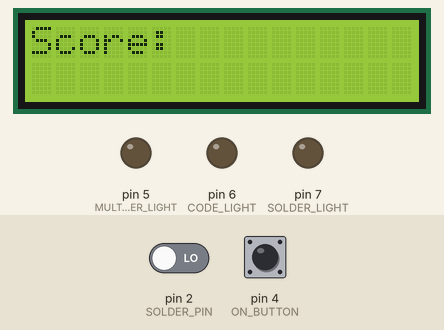
The sketch below on a simulated Arduino Uno, built with avr-gcc and run on an emulated ATmega328P. Parts: 16×2 character LCD, output pins drawn as LEDs (lit = HIGH). The test bench sets the inputs (shaded band); at power-on: pin 4 (ON_BUTTON) LOW, pin 2 (SOLDER_PIN) LOW. Random numbers use the default seed unless the sketch sets one; the audio player accepts every command and is not drawn; what the sketch prints to the serial monitor is not drawn.

Above: at 3.7 s.
3.8 s: pin 4 (ON_BUTTON) pulled HIGH for 0.15 s
At 4.1 s:
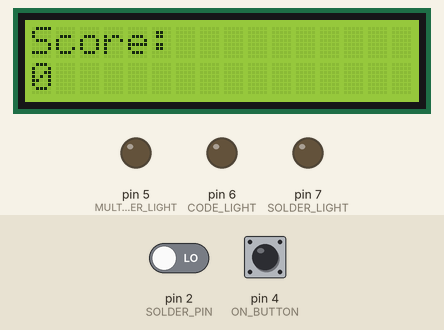
6.9 s: pin 2 (SOLDER_PIN) driven HIGH
Timing chart, 0 to 9.9 s (numbered marks = the images above; inputs shaded):
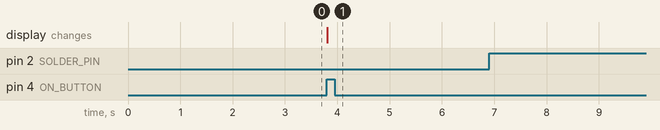

Measured:
- after the input at 3.8 s, the display: changes at once (image 1)
- after the input at 6.9 s, every drawn part: stays the same

The sketch:

Device_Code.ino
```cpp
#include <stdio.h>
#include <stdlib.h>
#include <Wire.h>
#include <LiquidCrystal_I2C.h>
#include <SoftwareSerial.h>
#include <DFRobotDFPlayerMini.h>

typedef enum {
    SOLDER_IT,
    CODE_IT,
    MULTIMETER_IT
} COMMAND;

//16x2 display, I2C address
LiquidCrystal_I2C lcd(0x27,16,2);

//Set up SD mp3 player
SoftwareSerial mySoftwareSerial(10, 11); //RX TX
DFRobotDFPlayerMini myDFPlayer;

//Define the pins
#define SOLDER_PIN 2
#define CODE_PIN 3
#define MULTIMETER_PIN A0
#define ON_BUTTON 4
#define SOLDER_LIGHT 7
#define CODE_LIGHT 6
#define MULTIMETER_LIGHT 5

//Create the global variables
int score, time, playing;
int starttime, endtime;
int timeLimit;
bool gameOver, correctChoice;
COMMAND currentTask;

void setup() {
  //Connect to the serial monitor
  Serial.begin(115200);
  Serial.println("Startup");

  // set up LCD
  lcd.begin(16, 2);
  lcd.backlight();
  lcd.print("Score: ");
  delay(2000);

  //Connect to the DFPlayer
  mySoftwareSerial.begin(9600);

  //Start the MP3 player
  Serial.println("Initializing DFPlayer ... (May take 3~5 seconds)");
  while (!myDFPlayer.begin(mySoftwareSerial)) {  //Use softwareSerial to communicate with mp3.
    Serial.println(F("Unable to begin:"));
    Serial.println(F("1.Please recheck the connection!"));
    Serial.println(F("2.Please insert the SD card!"));
    delay(100);
  }
  Serial.println("DFPlayer Mini online.");

  //Set the DFPlayer Volume (range is 0 to 30)
  myDFPlayer.volume(15);

  //Create a seed for the random number using a measurement from analog pin 1 which is floating (so will just have noise on it)
  randomSeed(analogRead(A1));

  //Set the global variables
  playing = false;
  gameOver = false;

  //Set the pins as inputs
  pinMode(SOLDER_PIN, INPUT);
  pinMode(CODE_PIN, INPUT);
  pinMode(MULTIMETER_PIN, INPUT);

  //Set the light pins as outputs
  pinMode(SOLDER_LIGHT, OUTPUT);
  pinMode(CODE_LIGHT,  OUTPUT);
  pinMode(MULTIMETER_LIGHT, OUTPUT);

}

void displaynumber(int num){
  // Move cursor to the second row
  lcd.setCursor(0,1);
  //clear previous number
  lcd.print("  ");

  lcd.setCursor(0,1);
  lcd.print(num);
}

COMMAND generateCommand(){
  //Generate a random number (1, 2, or 3) to choose a random behavior
  long randNum = random(1, 4);

  //Choose the command based on the randomly generated number.
  //Play the associated sound and return the command
  switch(randNum){
    case 1:
      Serial.println("Solder It");
      myDFPlayer.playMp3Folder(/*File Number = */3);
      delay(1000);
      return SOLDER_IT;
    case 2:
      Serial.println("Code It");
      myDFPlayer.playMp3Folder(/*File Number = */4);
      delay(1000);
      return CODE_IT;
    case 3:
      Serial.println("Multimeter It");
      myDFPlayer.playMp3Folder(/*File Number = */5);
      delay(1000);
      return MULTIMETER_IT;
    default:
      Serial.println("ERROR: random number out of range");
      delay(1000);
      myDFPlayer.playMp3Folder(/*File Number = */3);
      return SOLDER_IT;
  }
}

void loop() {

  //Play the file No.1, the numbers are arranged according to the sequence of the files copied into the U-disk
  //Serial.println("Playing song");

  //If the on button is pressed, turn the playing variable on so that the game starts and reset gameOver
  if(digitalRead(ON_BUTTON) == HIGH){
    gameOver = false;
    playing = true;
    timeLimit = 5000;
    score = 0;
  }

  //Loop through the main code if we are in the play condition
  if(playing){
    displaynumber(score);
    myDFPlayer.playMp3Folder(/*File Number = */1);
    delay(3000);
    Serial.println("Game Started");
    while(!gameOver && score < 99){
      //We will generate a random command here
      currentTask = generateCommand();
      Serial.print("Issued Command: ");
      Serial.println(currentTask);
      Serial.print("Time Limit: ");
      Serial.println(timeLimit);
      displaynumber(score);
      //Reset correct choice to false
      correctChoice = false;
      //Turn off the correct choice light right before we are looking for the next input
      digitalWrite(SOLDER_LIGHT, LOW);
      digitalWrite(CODE_LIGHT, LOW);
      digitalWrite(MULTIMETER_LIGHT, LOW);

      //Initialize the times for the countdown
      starttime = millis();
      endtime = starttime;
      //Check the input while the time is counting down
      while((starttime-endtime) < timeLimit){
        //Once we receive a command check if it matches the randomly generated command
        //If it does, break out of the loop and continue. If it doesn't break out of the loop and end the game
        //Serial.println("Waiting for input");
        //If the solder pin is high, the solder action has been completed
        if(digitalRead(SOLDER_PIN) == HIGH){
          Serial.println("Soldering is being done");
          //If this is the correct action, increment the score and light up the correct choice light for this action
          if(currentTask == SOLDER_IT){
            Serial.println("Correct Action");
            correctChoice = true;
            digitalWrite(SOLDER_LIGHT, HIGH);
          //Otherwise, set gameOver to true
          }else{
            gameOver = true;
          }
          break;
        }

        //If the code pin is high, the code action has been completed
        if(digitalRead(CODE_PIN) == HIGH){
          Serial.println("Coding is being done");
          //If this is the correct action, increment the score and light up the correct choice light for this action
          if(currentTask == CODE_IT){
            Serial.println("Correct Action");
            correctChoice = true;
            digitalWrite(CODE_LIGHT, HIGH);
          //Otherwise, set gameOver to true
          }else{
            gameOver = true;
          }
          //Exit the loop waiting for an action since an action was complete
          break;
        }

        //If the anologue pin is not close to 0 (being pulled down), the multimeter action is being complete
        if(analogRead(MULTIMETER_PIN) > 10){
          //If this is the correct action, check to make sure the correct resistor is being probed (the analogue input is in the right range)
          if(currentTask == MULTIMETER_IT){
            Serial.println("Correct Action");
            //Poll the analog pin for 500ms (and until the resistorVal read is not 0) and take the highest reading to make sure we are getting an accurate reading
            int resistorVal = analogRead(MULTIMETER_PIN);
            Serial.println(resistorVal);
            int start_time = millis();
            while(millis() - start_time < 500 || resistorVal == 0){
              int tempVal = analogRead(MULTIMETER_PIN);
              if(tempVal > resistorVal){
                resistorVal = tempVal;
              }
            }
            Serial.println(resistorVal);
            //If the correct resistor is being probed, increment the score and light up the correct choice light for this action
            // //If the reading is 0, something is wrong so keep reading the analog input until we get a valid input
            // while(resistorVal == 0){
            //   resistorVal = analogRead(MULTIMETER_PIN);
            //   Serial.println(resistorVal);
            // }
            if(resistorVal > 100 && resistorVal < 800){
              correctChoice = true;
              digitalWrite(MULTIMETER_LIGHT, HIGH);
            //Otherwise, set game over to true
            }else{
              gameOver = true;
            }
          //Otherwise, set gameOver to true
          }else{
            gameOver = true;
          }
          //Exit the loop waiting for an action since an action was complete
          break;
        }
        //Update the current time to continue counting down
        starttime = millis();
      }

      //Check to see if the correct selection was made
      if(correctChoice){
        //If the user made the correct choice, increment the score and decrease the available time by 0.1s
        score++;
        timeLimit *= 0.98;
        if(timeLimit < 1000){
          timeLimit = 1000;
        }
        Serial.println("Score increased");
      }else{
        Serial.println("Time Ran out or wrong choice");
        //Turn off all the correct lights
        digitalWrite(SOLDER_LIGHT, LOW);
        digitalWrite(CODE_LIGHT, LOW);
        digitalWrite(MULTIMETER_LIGHT, LOW);
        //If the user ran out of time, set gameOver to true
        gameOver = true;
      }
    }

    //If the game already ran and we now are at gameOver, play the end message
    if(gameOver){
      Serial.println("Game Over Initiated");
      myDFPlayer.playMp3Folder(/*File Number = */2);
      delay(2000);
      //Set playing to false
      playing = false;
    //If the game has already run and we got a perfect score, play win message.
    //Display score because the score is shown at the beginning of the loop, before it is updated
    }else if(score == 99){
      displaynumber(score);
      Serial.println("Win Condition Met");
      myDFPlayer.playMp3Folder(/*File Number = */6);
      playing = false;
    }

  }

}
```
